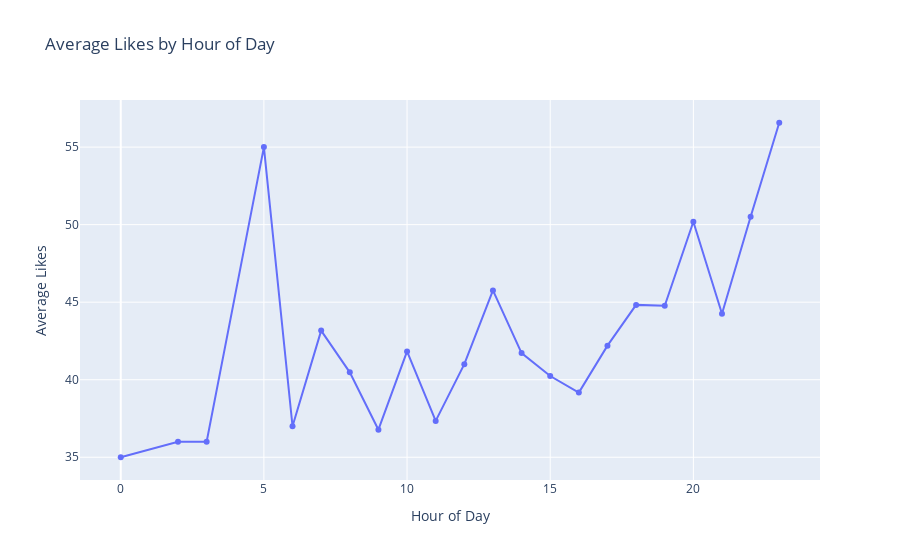

Notebook code cell kept with this figure:
### Code cell
# Extract hour from timestamp
df['hour'] = df['timestamp'].dt.hour

# Group by hour and calculate average likes
hourly_avg_likes = df.groupby('hour')['likes'].mean().reset_index()
fig = px.line(
    hourly_avg_likes,
    x='hour',
    y='likes',
    title='Average Likes by Hour of Day',
    labels={'likes': 'Average Likes', 'hour': 'Hour of Day'},
    markers=True
)
fig.update_layout(xaxis_title='Hour of Day', yaxis_title='Average Likes')
fig.show()
print(df.head(50))

### Figure 1 — Plotly figure (JSON) as saved in the notebook; plotly's stock layout.template omitted (floating-point values rounded to 4 significant figures)
{"data": [{"hovertemplate": "Hour of Day=%{x}<br>Average Likes=%{y}<extra></extra>", "legendgroup": "", "line": {"color": "#636efa", "dash": "solid"}, "marker": {"symbol": "circle"}, "mode": "markers+lines", "name": "", "orientation": "v", "showlegend": false, "type": "scatter", "x": [0, 2, 3, 5, 6, 7, 8, 9, 10, 11, 12, 13, 14, 15, 16, 17, 18, 19, 20, 21, 22, 23], "xaxis": "x", "y": [35, 36, 36, 55, 37, 43.17, 40.48, 36.78, 41.83, 37.34, 41, 45.76, 41.72, 40.24, 39.17, 42.2, 44.83, 44.77, 50.18, 44.25, 50.52, 56.57], "yaxis": "y"}], "layout": {"legend": {"tracegroupgap": 0}, "title": {"text": "Average Likes by Hour of Day"}, "xaxis": {"anchor": "y", "domain": [0, 1], "title": {"text": "Hour of Day"}}, "yaxis": {"anchor": "x", "domain": [0, 1], "title": {"text": "Average Likes"}}}}
